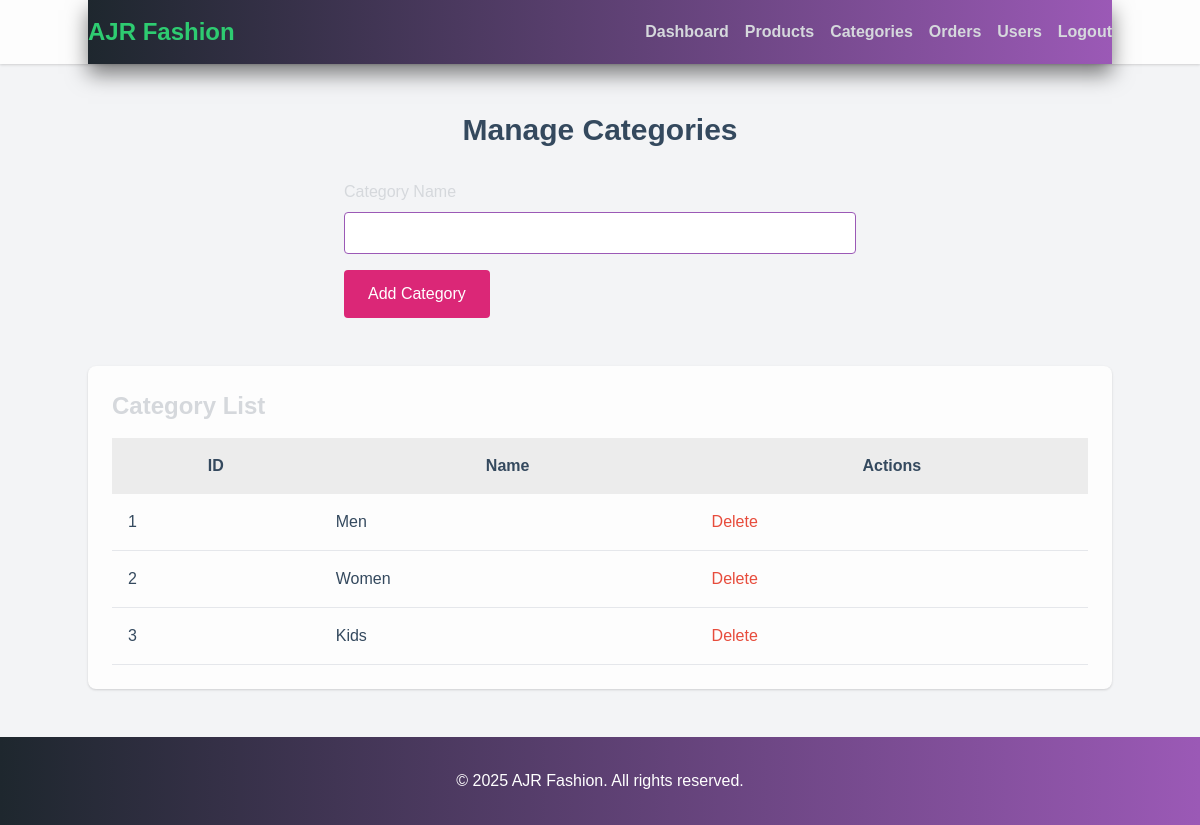
The app's page /ajr_fashion/admin/manage_categories.php (signed in) with its own data.
### tables this page shows
CREATE TABLE categories (
    id INT AUTO_INCREMENT PRIMARY KEY,
    name VARCHAR(255) NOT NULL
);

### ajr_fashion/admin/manage_categories.php (the view, shortened to what this page needs)
<?php
require_once '../includes/db_connect.php';
?>
<!DOCTYPE html>
<html lang="en">
<head>
    <link href="https://cdn.jsdelivr.net/npm/tailwindcss@2.2.19/dist/tailwind.min.css" rel="stylesheet">
    <link rel="stylesheet" href="/ajr_fashion/css/styles.css">
</head>
<body class="bg-gray-100">
    <header class="bg-white shadow sticky top-0 z-50">
        <nav class="container mx-auto flex items-center justify-between py-4">
            <a href="/ajr_fashion/index.php" class="text-2xl font-bold text-pink-600">AJR Fashion</a>
            <div class="flex items-center space-x-4">
                <a href="/ajr_fashion/admin/index.php" class="text-gray-700 hover:text-pink-600">Dashboard</a>
                <a href="/ajr_fashion/admin/manage_products.php" class="text-gray-700 hover:text-pink-600">Products</a>
                <a href="/ajr_fashion/admin/manage_categories.php" class="text-gray-700 hover:text-pink-600">Categories</a>
                <a href="/ajr_fashion/admin/manage_orders.php" class="text-gray-700 hover:text-pink-600">Orders</a>
                <a href="/ajr_fashion/admin/manage_users.php" class="text-gray-700 hover:text-pink-600">Users</a>
                <a href="/ajr_fashion/logout.php" class="text-gray-700 hover:text-pink-600">Logout</a>
            </div>
        </nav>
    </header>
    <main class="container mx-auto py-12">
        <h2 class="text-3xl font-bold text-center mb-8">Manage Categories</h2>
        <form action="/ajr_fashion/admin/manage_categories.php" method="post" class="checkout max-w-lg mx-auto mb-12">
            <div class="mb-4">
                <label for="name" class="block mb-2">Category Name</label>
                <input type="text" id="name" name="name" required class="w-full p-2 border rounded">
            </div>
            <button type="submit" name="add_category" class="btn bg-pink-600 text-white px-6 py-3 rounded">Add Category</button>
        </form>
        <div class="bg-white p-6 rounded-lg shadow">
            <h3 class="text-2xl font-semibold mb-4">Category List</h3>
            <table class="w-full border-collapse">
                <thead>
                    <tr class="bg-gray-200">
                        <th class="p-4">ID</th>
                        <th class="p-4">Name</th>
                        <th class="p-4">Actions</th>
                    </tr>
                </thead>
                <tbody>
                    <?php
                    $stmt = $pdo->query('SELECT * FROM categories');
                    while ($category = $stmt->fetch(PDO::FETCH_ASSOC)):
                    ?>
                        <tr class="border-b">
                            <td class="p-4"><?php echo $category['id']; ?></td>
                            <td class="p-4"><?php echo $category['name']; ?></td>
                            <td class="p-4">
                                <a href="/ajr_fashion/admin/manage_categories.php?delete=<?php echo $category['id']; ?>" class="text-red-600 hover:underline">Delete</a>
                            </td>
                        </tr>
                    <?php endwhile; ?>
                </tbody>
            </table>
        </div>
    </main>
    <footer class="bg-gray-900 text-white py-8">
        <div class="container mx-auto text-center">
            <p>© 2025 AJR Fashion. All rights reserved.</p>
        </div>
    </footer>
</body>
</html>

### ajr_fashion/css/styles.css (style rules this page uses)
* { margin: 0; padding: 0; box-sizing: border-box; }
body { font-family: 'Arial', sans-serif; background-color: #2C3E50; color: #D5D8DC; overflow-x: hidden; perspective: 1000px; }
header nav { background: linear-gradient(90deg, #1E272E, #9B59B6); position: relative; transform-style: preserve-3d; box-shadow: 0 10px 20px rgba(0, 0, 0, 0.5); }
header nav a { position: relative; color: #FFFFFF; font-weight: bold; transition: color 0.3s ease, transform 0.3s ease; transform-style: preserve-3d; }
header nav a::after { content: ''; position: absolute; width: 0; height: 2px; bottom: -4px; left: 0; background-color: #2ECC71; transition: width 0.3s ease; }
.checkout input, .checkout textarea, .checkout select { transition: border-color 0.3s ease, box-shadow 0.3s ease, transform 0.3s ease; border-color: #9B59B6; transform: translateZ(0); color: #34495E; }
main { animation: pageFade3D 0.6s ease-out; }
main h2 { color: #34495E; }
footer { background: linear-gradient(90deg, #1E272E, #9B59B6); transform-style: preserve-3d; }
table tr { transition: background-color 0.3s ease, transform 0.3s ease; transform-style: preserve-3d; }
table th, table td { color: #34495E; }
form button { transition: transform 0.3s ease; transform-style: preserve-3d; }
.bg-white { background-color: #FDFDFD !important; }
.text-gray-700 { color: #D5D8DC !important; }
.bg-gray-200 { background-color: #ECECEC !important; }
.text-pink-600 { color: #2ECC71 !important; }
.text-red-600 { color: #E74C3C !important; }

### records on screen
categories: id "1", name "Men"
categories: id "2", name "Women"
categories: id "3", name "Kids"
